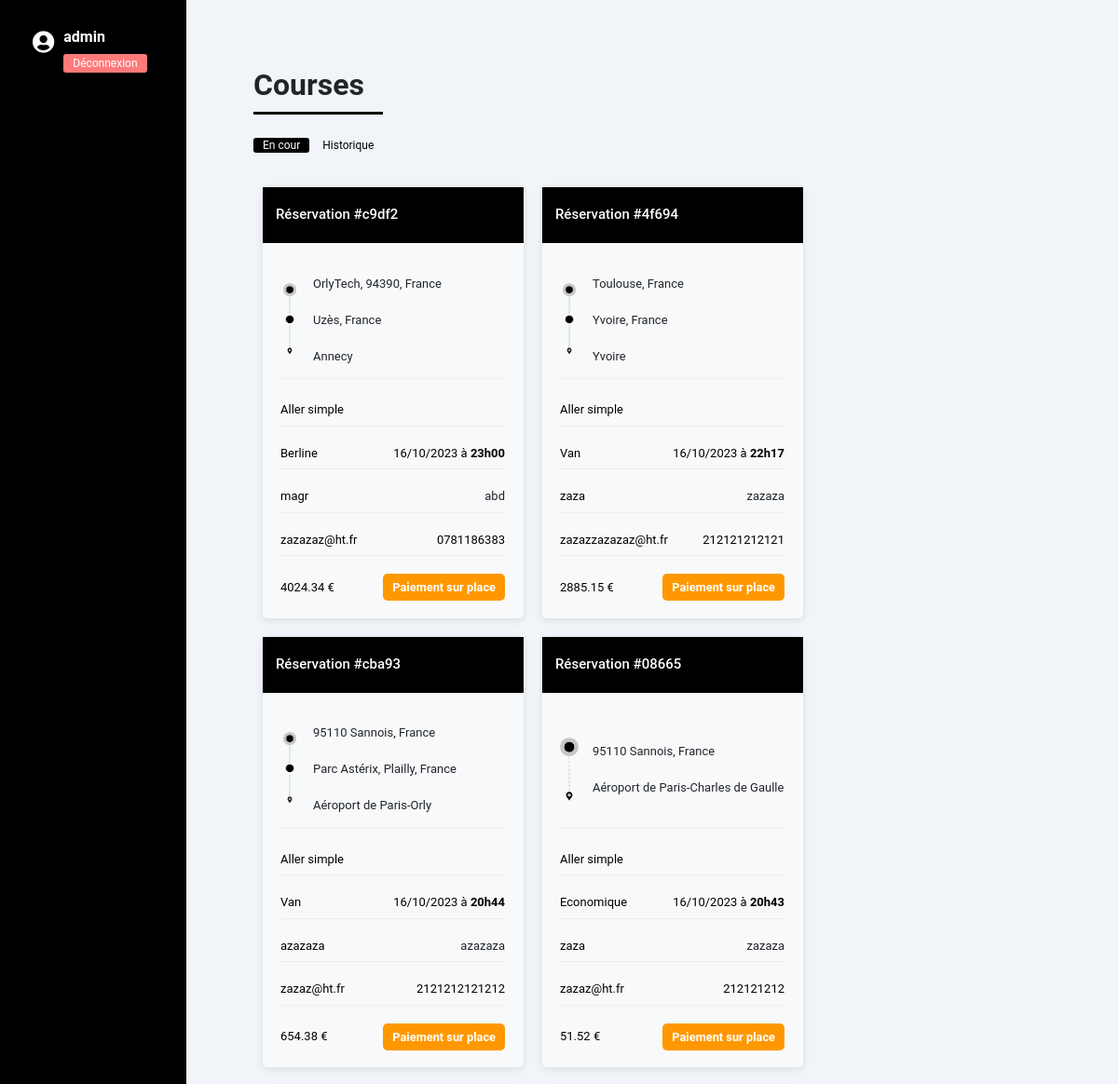
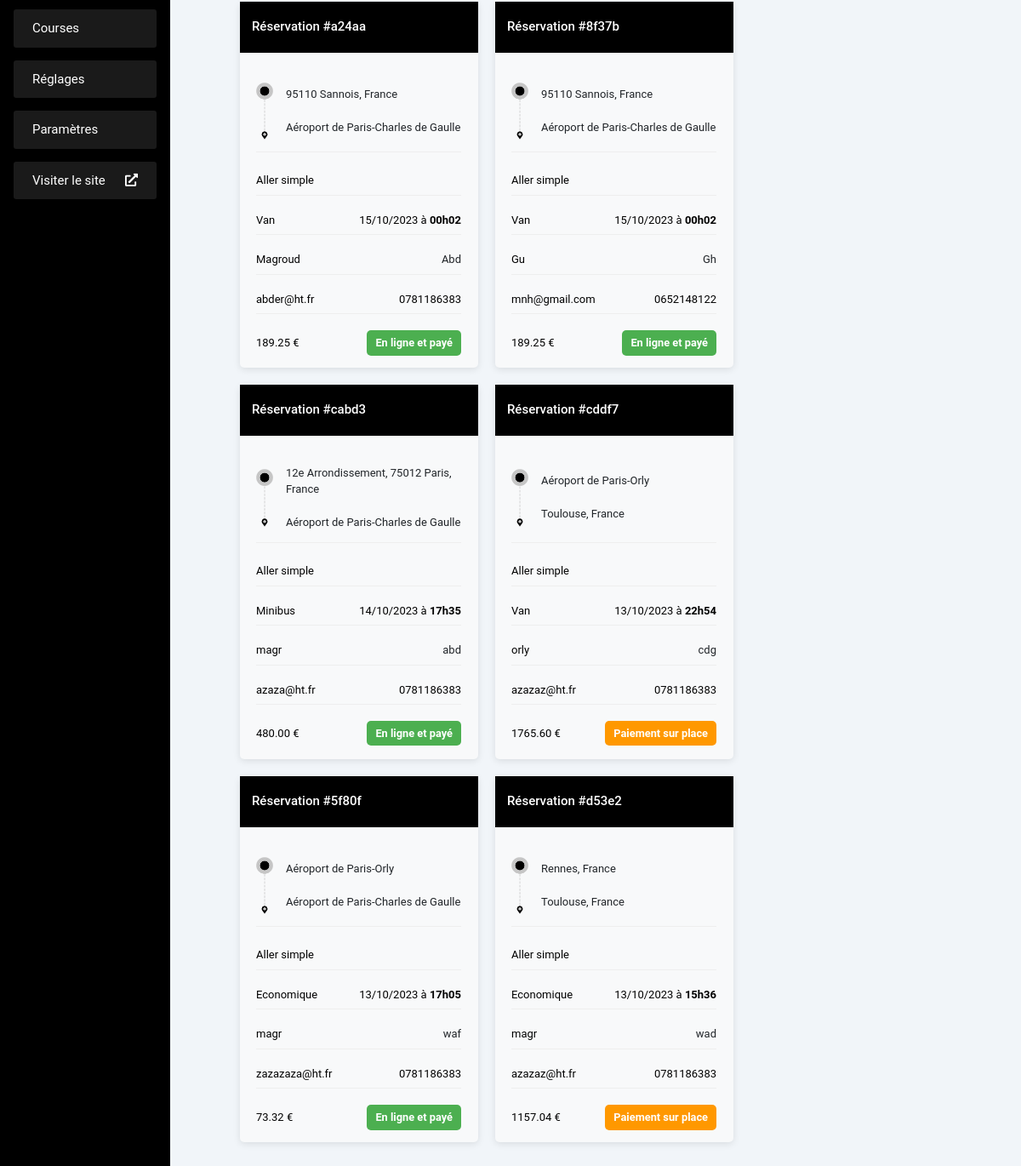
The page /dashboard/courses/ (signed in) on the database its author committed (2 pictures, top to bottom).
### myapp/models.py (models this page shows, shortened)
class Reservation(models.Model):
    CustomUser = models.ForeignKey(CustomUser, on_delete=models.CASCADE, null=True)
    uuid = models.UUIDField(default=uuid.uuid4, unique=True, editable=False, null=True)
    PICKUP = 'PU'
    DESTINATION = 'DE'
    ADDRESS_TYPES = [
        (PICKUP, 'Pickup'),
        (DESTINATION, 'Destination'),
    ]
    from_place = models.CharField(max_length=255, verbose_name="Lieu de prise en charge")
    to_place = models.CharField(max_length=255, verbose_name="Destination")
    step_place = models.CharField(max_length=255, verbose_name="Etape" , null=True, blank=True)
    is_round_trip = models.BooleanField(default=False, verbose_name="Aller-retour", null=True, blank=True)
    step_on_return = models.BooleanField(default=False, verbose_name="Avec étape au retour", null=True , blank=True)
    reservation_date = models.DateField(verbose_name="Date de réservation", null=True)
    reservation_time = models.TimeField(verbose_name="Heure de réservation", null=True)
    vehicle_type = models.CharField(max_length=20, choices=[
        ('economique', 'Economique'),
        ('berline', 'Berline'),
        ("premium", "Premium"),
        ('van', 'Van'),
        ("minibus", "Minibus"),
    ], verbose_name="Type de véhicule")
    name = models.CharField(max_length=255, verbose_name="Nom")
    first_name = models.CharField(max_length=255, verbose_name="Prénom")
    phone_number = models.CharField(max_length=20, verbose_name="Numéro de téléphone")
    email = models.EmailField(verbose_name="Email")
    passengers = models.IntegerField(verbose_name="Nombre de passagers")
    vol = models.CharField(max_length=255, verbose_name="Numéro de réservation", null=True, blank=True,)
    assistance = models.CharField(max_length=255, verbose_name="Assistance", null=True, blank=True,)
    special_requests = models.TextField(null=True, blank=True, verbose_name="Demandes spéciales")
    payment_method = models.CharField(max_length=20, choices=[
        ('cash', 'Sur place'),
        ('online', 'En ligne')
    ], verbose_name="Méthode de paiement")
    payment_status = models.BooleanField(default=False, verbose_name="Statut du paiement")
    price = models.DecimalField(max_digits=10, decimal_places=2, verbose_name="Prix", null=True)
    stripe_session_id = models.CharField(max_length=255, null=True, blank=True, verbose_name="Stripe Session ID")
    reservation_id = models.CharField(max_length=5, unique=True, verbose_name="ID de Réservation", null=True)
    created_at = models.DateTimeField(auto_now_add=True, verbose_name="Date de création")
    updated_at = models.DateTimeField(auto_now=True, verbose_name="Date de mise à jour")
    IN_PROGRESS = 'IP'
    COMPLETED = 'CP'
    STATUS_CHOICES = [
        (IN_PROGRESS, 'En cours'),
        (COMPLETED, 'Complété'),
    ]
    status = models.CharField(max_length=2, choices=STATUS_CHOICES, default=IN_PROGRESS, verbose_name="Statut")
    class Meta:
        verbose_name = "Réservation"
        verbose_name_plural = "Réservations"

### myapp/views.py (the view)
# urls.py: path('dashboard/courses/', views.courses, name='courses'),
@login_required(login_url='login')
def courses(request):
    if request.user.is_authenticated:
        custom_user = CustomUser.objects.get(user=request.user)
        user_reservations = Reservation.objects.filter(CustomUser=custom_user, status=Reservation.IN_PROGRESS).order_by('-created_at')
        today = datetime.now().date()
        tomorrow = today + timedelta(days=1)
        for reservation in user_reservations:
            reservation_date = reservation.reservation_date
            if reservation_date == today:
                reservation.display_date = "Aujourd'hui"
            elif reservation_date == tomorrow:
                reservation.display_date = "Demain"
            else:
                reservation.display_date = reservation_date.strftime("%d/%m/%Y")
        context = {
            'user_reservations': user_reservations,
            'custom_user' : custom_user
        }
        return render(request, 'dashboard/courses.html', context)

### myapp/templates/dashboard/courses.html (shortened to what this page needs)
{% extends "base.html" %}
{% load static %}
{% block content %}
    <div class="d-flex justify-content-between flex-wrap flex-md-nowrap align-items-center">
        <div>
           <h1 class="h2">Courses</h1>
            <span class="hist">En cour</span>&nbsp;<span class="hist" style="background-color :#f1f5f9; color:black;"><a style="color:black; cursor: pointer;" href="{% url 'historique' %}">Historique</a></span><br><br>
       </div>
    </div>
    <div class="flex-course">
          {% for reservation in user_reservations %}
          <div class="ticket-card" data-id="{{ reservation.id }}">
              <div class="header">
                  <h1>Réservation #{{ reservation.reservation_id }}</h1>
              </div>
              <div class="ticket-info">
                  <div class="detail-2">
                      <div>
                        <img class="roadmap2" src="{% get_static_prefix %}img/{% if reservation.step_place %}roadmapstep2{% else %}roadmap1{% endif %}.png" alt="Roadmap">
                      </div>
                      <div>
                          <span>{{ reservation.from_place }}</span><br><br>
                          {% if reservation.step_place %}
                          <span>{{ reservation.step_place }}</span><br><br>
                         {% endif %}
                          <span>{{ reservation.to_place }}</span>
                      </div>
                  </div>
                  <p>
                    <span class="ticket-value">
                        {% if reservation.is_round_trip %}
                            Aller-retour
                            {% if reservation.step_on_return %}
                                <strong>avec</strong> étape au retour
                            {% else  %}
                            <strong>sans</strong> étape au retour
                            {% endif %}
                        {% else %}
                            Aller simple
                        {% endif %}
                    </span>
                </p>
                  <p>
                    <span class="ticket-value">{{ reservation.get_vehicle_type_display }}</span>
                    <span class="ticket-value">
                        {{ reservation.display_date }} à <strong>{{ reservation.reservation_time|time:"H\hi" }}</strong>
                    </span>
                 </p>
                 <p><span class="ticket-value">{{ reservation.name }}</span> <span>{{ reservation.first_name }}</span></p>
                  <p><span class="ticket-value">{{ reservation.email }}</span><span class="ticket-value">{{ reservation.phone_number }}</span></p>
                  <p style="border:none;">
                   <span class="ticket-value">{{ reservation.price }} €</span>
                   {% if reservation.payment_method == "online" and reservation.payment_status %}
                       <span class="badge-paid">En ligne et payé</span>
                   {% elif reservation.payment_method == "cash" %}
                       <span class="badge-unpaid">Paiement sur place</span>
                   {% endif %}
               </p>
              </div>
          </div>
          {% endfor %}
    </div>
{% endblock %}

### myapp/templates/base.html (shortened to what this page needs)
<!DOCTYPE html>
<html lang="en">
    {% load static %}
<head>
    <link rel="stylesheet" href="https://stackpath.bootstrapcdn.com/bootstrap/4.5.2/css/bootstrap.min.css">
    <link rel="stylesheet" href="https://cdnjs.cloudflare.com/ajax/libs/font-awesome/5.15.1/css/all.min.css">
    <link rel="stylesheet" href="https://cdnjs.cloudflare.com/ajax/libs/font-awesome/5.15.1/css/all.min.css">
</head>
<body>
    <div class="container-fluid">
        <div class="row">
            <nav class="col-md-3 col-lg-2 d-md-block sidebar d-flex justify-content-center">
                <div class="user-info">
                    <span class="user-icon">
                        <i style="color: #ffffff;" class="fas fa-user-circle"></i>
                    </span>
                    <span>
                    <span class="user-name">{{user.username}}</span><br>
                  <a class="logout" href="{% url 'logout' %}">
                    <button class="logout-btn">Déconnexion</button>
                   </a>
                </span>
                </div>
                <ul class="nav list-unstyled flex-column">
                    <li class="menu-card">
                            <a class="nav-link" href="{% url 'courses' %}">Courses</a>
                    </li>
                    <li class="menu-card">
                        <a href="{% url 'setting' %}" class="nav-link">
                            Réglages
                        </a>
                    </li>
                    <li class="menu-card">
                        <a href="{% url 'other_settings' %}" class="nav-link">
                            Paramètres
                        </a>
                    </li>
                    <li class="menu-card">
                        <a href="https://vercel-reserchauffeur.vercel.app/{{ custom_user.uuid }}" class="nav-link" target="_blank">
                            Visiter le site
                            <i style="color: #ffffff;" class="fas fa-external-link-alt"></i>
                        </a>
                    </li>
                </ul>
            </nav>
            <main class="col-md-9 ms-sm-auto col-lg-10 px-md-4 main-content">
                {% block content %}{% endblock %}
            </main>
        </div>
    </div>
</body>
</html>

### myapp/templates/base.html (style rules this page uses)
body { font-family: roboto; background-color: #f1f5f9; overflow-x: hidden; }
.sidebar { background-color: black; height: 100vh; padding: 2rem 1rem; color: white; }
.sidebar a { color: rgba(255, 255, 255, 0.7); display: block; margin: 0.5rem 0; position: relative; font-size: 1.2rem; transition: 0.5s; padding: 0.5rem 0 0.5rem 3rem; }
.sidebar a:before { content: ''; position: absolute; top: 50%; left: 0; transform: translateY(-50%); width: 8px; height: 8px; background-color: #fff; border-radius: 50%; opacity: 0; transition: 0.5s; }
.main-content { background-color: transparent; padding: 4.5rem!important; height: 100vh; overflow-y: auto; }
h1.h2 { font-weight: 600; border-bottom: 3px solid #000000; padding-bottom: 10px; margin-bottom: 20px; }
ul { list-style-type: none; margin: 0; padding: 0; }
.sidebar { display: flex!important; flex-direction: column; align-items: center; justify-content: center; height: 100vh; padding: 1rem; }
ul.nav { list-style-type: none; padding: 0; width: 100%; }
.menu-card { background-color: rgba(255, 255, 255, 0.1); border-radius: 3px; margin-bottom: 15px; overflow: hidden; transition: transform 0.3s, box-shadow 0.3s; width: 100%; }
.menu-card a { display: flex; align-items: center; padding: 3px 22px; color: white; text-decoration: none; font-size: 15px; transition: color 0.3s; justify-content: space-between; }
.sidebar ul, .sidebar li { list-style-type: none !important; }
.ticket-card { background-color: #f8f9fa; border-radius: 5px; margin: 10px; box-shadow: 0px 2px 8px rgba(0, 0, 0, 0.1); width: 100%; max-width: 280px; }
.ticket-info p { margin: 6px 0; }
.ticket-value { color: #000000; }
.badge-paid { background-color: #6EE7B7; color: #fff; padding: 3px 10px; border-radius: 20px; font-size: 0.8rem; }
.badge-unpaid { background-color: #000000; color: #fff; padding: 3px 10px; border-radius: 20px; font-size: 0.8rem; }
.detail-2 { flex: 1; display: flex; align-items: center; border-bottom: 1px solid #eee; padding: 0px 0px 10px 0px; }
img.roadmap2 { width: 20px; margin-right: 15px; }
.ticket-info p { margin: 6px 0; border-bottom: 1px solid #eee; padding: 7px 0px; display: flex; justify-content: space-between; align-items: center; }
.ticket-info { display: flex; flex-direction: column; justify-content: space-between; padding: 20px 20px 10px 19px; font-size: 13px; height: 88%; }
.header { background-color: black; color: #fff; padding: 14px; text-align: center; }
h1 { font-size: 15px; }
.user-info { display: flex; border-radius: 5px; padding: 8px 15px; cursor: pointer; transition: background-color 0.2s ease-in-out; position: absolute; top: 20px; left: 20px; }
.user-name { margin-right: 10px; font-weight: bold; }
.user-icon { margin-right: 10px; font-size: 1.5rem; color: #3B4371; }
.logout-btn { background-color: #FF7A7A; font-size: 12px; border: none; border-radius: 3px; padding: 1px 10px; color: white; cursor: pointer; transition: background-color 0.2s ease-in-out; }
.flex-course { display: flex; flex-wrap: wrap; }
.header { display: flex; align-content: center; align-items: center; width: 100%; margin-bottom: 0px; padding-top: 20px; }
.logout { display: initial; margin: 0px!important; transition: none; padding: 0px!important; }

### myapp/templates/dashboard/courses.html (style rules this page uses)
span.hist { background-color: #000000; font-size: 12px; border: none; border-radius: 3px; padding: 1px 10px; color: white; cursor: pointer; transition: background-color 0.2s ease-in-out; }
.detail-2 { display: flex; align-items: center; justify-content: flex-start; margin: 10px 0; }
.roadmap2 { max-width: 50px; height: auto; }
.badge-paid { background-color: #4CAF50; color: white; padding: 5px 10px; border-radius: 5px; font-weight: bold; }
.badge-unpaid { background-color: #FF9800; color: white; padding: 5px 10px; border-radius: 5px; font-weight: bold; }
p { border-bottom: solid 1px; padding-bottom: 16px; display: flex; justify-content: space-between; border-color: #f0f0f0; }

### rows shown on the page
Reservation: reservation_id "c9df2", from_place "OrlyTech, 94390, France", step_place "Uzès, France", to_place "Annecy", shows "Aller simple", vehicle_type "Berline", display_date "16/10/2023", reservation_time "23h00", name "magr", first_name "abd", email "zazazaz@ht.fr", phone_number "0781186383", price "4024.34", payment_method "Paiement sur place"
Reservation: reservation_id "4f694", from_place "Toulouse, France", step_place "Yvoire, France", to_place "Yvoire", shows "Aller simple", vehicle_type "Van", display_date "16/10/2023", reservation_time "22h17", name "zaza", first_name "zazaza", email "zazazzazazaz@ht.fr", phone_number "212121212121", price "2885.15", payment_method "Paiement sur place"
Reservation: reservation_id "cba93", from_place "95110 Sannois, France", step_place "Parc Astérix, Plailly, France", to_place "Aéroport de Paris-Orly", shows "Aller simple", vehicle_type "Van", display_date "16/10/2023", reservation_time "20h44", name "azazaza", first_name "azazaza", email "zazaz@ht.fr", phone_number "2121212121212", price "654.38", payment_method "Paiement sur place"
Reservation: reservation_id "08665", from_place "95110 Sannois, France", to_place "Aéroport de Paris-Charles de Gaulle", shows "Aller simple", vehicle_type "Economique", display_date "16/10/2023", reservation_time "20h43", name "zaza", first_name "zazaza", email "zazaz@ht.fr", phone_number "212121212", price "51.52", payment_method "Paiement sur place"
Reservation: reservation_id "a24aa", from_place "95110 Sannois, France", to_place "Aéroport de Paris-Charles de Gaulle", is_round_trip "Aller simple", vehicle_type "Van", display_date "15/10/2023", reservation_time "00h02", name "Magroud", first_name "Abd", email "abder@ht.fr", phone_number "0781186383", price "189.25", payment_method "En ligne et payé"
Reservation: reservation_id "8f37b", from_place "95110 Sannois, France", to_place "Aéroport de Paris-Charles de Gaulle", is_round_trip "Aller simple", vehicle_type "Van", display_date "15/10/2023", reservation_time "00h02", name "Gu", first_name "Gh", email "mnh@gmail.com", phone_number "0652148122", price "189.25", payment_method "En ligne et payé"
Reservation: reservation_id "cabd3", from_place "12e Arrondissement, 75012 Paris, France", to_place "Aéroport de Paris-Charles de Gaulle", is_round_trip "Aller simple", vehicle_type "Minibus", display_date "14/10/2023", reservation_time "17h35", name "magr", first_name "abd", email "azaza@ht.fr", phone_number "0781186383", price "480.00", payment_method "En ligne et payé"
Reservation: reservation_id "cddf7", from_place "Aéroport de Paris-Orly", to_place "Toulouse, France", is_round_trip "Aller simple", vehicle_type "Van", display_date "13/10/2023", reservation_time "22h54", name "orly", first_name "cdg", email "azazaz@ht.fr", phone_number "0781186383", price "1765.60", payment_method "Paiement sur place"
Reservation: reservation_id "5f80f", from_place "Aéroport de Paris-Orly", to_place "Aéroport de Paris-Charles de Gaulle", is_round_trip "Aller simple", vehicle_type "Economique", display_date "13/10/2023", reservation_time "17h05", name "magr", first_name "waf", email "zazazaza@ht.fr", phone_number "0781186383", price "73.32", payment_method "En ligne et payé"
Reservation: reservation_id "d53e2", from_place "Rennes, France", to_place "Toulouse, France", is_round_trip "Aller simple", vehicle_type "Economique", display_date "13/10/2023", reservation_time "15h36", name "magr", first_name "wad", email "azazaz@ht.fr", phone_number "0781186383", price "1157.04", payment_method "Paiement sur place"

### other values the page prints
{{ user.username }} "admin"
